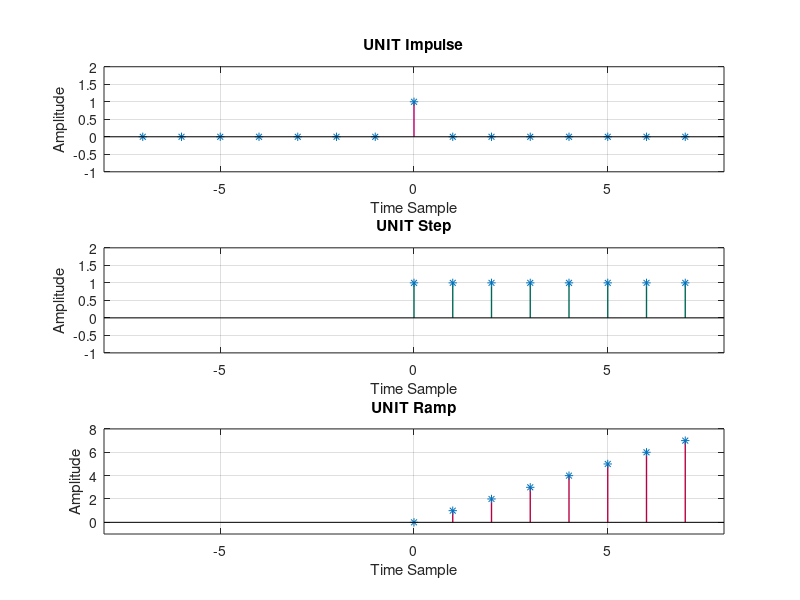
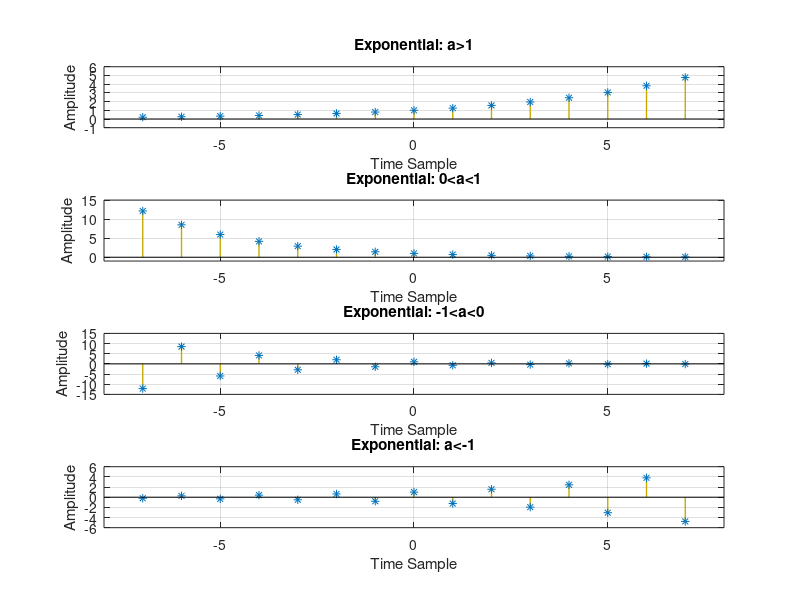

MATLAB code to generate these figures, in order:
% value at index 0 is 1, otherwise 0
% take a signal length -5 to 5
% 1*11 matrix, defining 1 at index 0 and 0 all other place
% by default subplot is 1,1,1.
% for continous we use Plot, for discrete we use stem
%axis([-5 5 -5 5]); setting min and max x and y


clc;
close all;
clear all;

% unit impulse
ix = -7:7;
delta_ix=[zeros(1,7), ones(1,1), zeros(1,7)];

% unit step
n = 7;
ux = 0:n;
uy = ones(1,n+1);

% unit ramp
urx = 0:n;

% exponential
a = 0.5;
ex = -n:n;
ey1 = (1.25).^(ex);
ey2 = (0.7).^(ex);
ey3 = (-0.7).^(ex);
ey4 = (-1.25).^(ex);

%%%% displaying output
disp('Unit Impulse Signal:');
disp(delta_ix);
disp('Unit Step Signal:');
disp(uy);
disp('Unit Ramp Signal:');
disp(urx);
disp('Exponential Signal:');
disp('a>2:');
disp(ey1);
disp('0<a<1:');
disp(ey2);
disp('-1<a<0:');
disp(ey3);
disp('a<-1:');
disp(ey4);

% ploting

% setting up color codes
lightgreen = 1/255*[221 233 226];
violet = 1/255*[187, 0, 111];
pinkinsh = 1/255*[0,104,87];
red = 1/255*[185, 0, 68];
yellow = 1/255*[199, 171, 0];

h = figure(1);
set(gcf,'color', lightgreen, 'Position',  [100, 50, 600, 700]);


subplot(3,1,1);
stem(ix,delta_ix, '*', 'color', violet, 'LineWidth',1); % draws a line from x to y
title('UNIT Impulse');
ylabel('Amplitude');
xlabel('Time Sample');
grid on;
xlim([-8 8]);
ylim([-1 2]);

subplot(3,1,2);
stem(ux,uy, '*', 'color', pinkinsh, 'LineWidth',1);
title('UNIT Step');
ylabel('Amplitude');
xlabel('Time Sample');
grid on;
xlim([-8 8]);
ylim([-1 2]);

subplot(3,1,3);
stem(urx,urx, '*', 'color', red, 'LineWidth',1);
title('UNIT Ramp');
ylabel('Amplitude');
xlabel('Time Sample');
grid on;
xlim([-8 8]);
ylim([-1 8]);

h2 = figure(2);
set(gcf,'color', lightgreen, 'Position',  [100, 50, 600, 700]);

subplot(4,1,1);
stem(ex,ey1, '*', 'color', yellow, 'LineWidth',1);
title('Exponential: a>1');
ylabel('Amplitude');
xlabel('Time Sample');
grid on;
xlim([-8 8]);
ylim([-1 6]);

subplot(4,1,2);
stem(ex,ey2, '*', 'color', yellow, 'LineWidth',1);
title('Exponential: 0<a<1');
ylabel('Amplitude');
xlabel('Time Sample');
grid on;
xlim([-8 8]);
ylim([-1 15])

subplot(4,1,3);
stem(ex,ey3, '*', 'color', yellow, 'LineWidth',1);
title('Exponential: -1<a<0');
ylabel('Amplitude');
xlabel('Time Sample');
grid on;
xlim([-8 8]);
ylim([-15 15]);


subplot(4,1,4);
stem(ex,ey4, '*', 'color', yellow, 'LineWidth',1);
title('Exponential: a<-1');
ylabel('Amplitude');
xlabel('Time Sample');
grid on;
xlim([-8 8]);
ylim([-6 6]);

% saving figure
%exportgraphics(h,'Basic Signals.png','Resolution',900, 'BackgroundColor', lightgreen)
%exportgraphics(h2,'Different eponential signals.png','Resolution',900, 'BackgroundColor', lightgreen)

